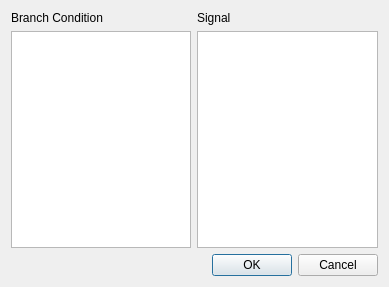
<?xml version="1.0" encoding="UTF-8"?>
<ui version="4.0">
 <class>ConfigurationDlg</class>
 <widget class="QDialog" name="ConfigurationDlg">
  <property name="windowModality">
   <enum>Qt::WindowModal</enum>
  </property>
  <property name="geometry">
   <rect>
    <x>0</x>
    <y>0</y>
    <width>389</width>
    <height>287</height>
   </rect>
  </property>
  <property name="windowTitle">
   <string>Microcode Configuration</string>
  </property>
  <property name="modal">
   <bool>true</bool>
  </property>
  <layout class="QGridLayout" name="gridLayout">
   <item row="0" column="1">
    <widget class="QLabel" name="label_2">
     <property name="text">
      <string>Signal</string>
     </property>
    </widget>
   </item>
   <item row="1" column="0">
    <widget class="QTableView" name="tableView">
     <property name="dragEnabled">
      <bool>true</bool>
     </property>
     <property name="dragDropOverwriteMode">
      <bool>false</bool>
     </property>
     <property name="dragDropMode">
      <enum>QAbstractItemView::InternalMove</enum>
     </property>
     <property name="defaultDropAction">
      <enum>Qt::TargetMoveAction</enum>
     </property>
     <property name="showGrid">
      <bool>false</bool>
     </property>
     <attribute name="horizontalHeaderVisible">
      <bool>false</bool>
     </attribute>
     <attribute name="verticalHeaderVisible">
      <bool>true</bool>
     </attribute>
     <attribute name="verticalHeaderDefaultSectionSize">
      <number>30</number>
     </attribute>
    </widget>
   </item>
   <item row="1" column="1">
    <widget class="QTableView" name="signalList">
     <property name="contextMenuPolicy">
      <enum>Qt::PreventContextMenu</enum>
     </property>
     <property name="dragEnabled">
      <bool>true</bool>
     </property>
     <property name="dragDropOverwriteMode">
      <bool>false</bool>
     </property>
     <property name="dragDropMode">
      <enum>QAbstractItemView::InternalMove</enum>
     </property>
     <property name="defaultDropAction">
      <enum>Qt::TargetMoveAction</enum>
     </property>
     <property name="selectionBehavior">
      <enum>QAbstractItemView::SelectRows</enum>
     </property>
     <attribute name="horizontalHeaderDefaultSectionSize">
      <number>49</number>
     </attribute>
     <attribute name="verticalHeaderDefaultSectionSize">
      <number>30</number>
     </attribute>
    </widget>
   </item>
   <item row="2" column="0" colspan="2">
    <widget class="QDialogButtonBox" name="buttonBox">
     <property name="orientation">
      <enum>Qt::Horizontal</enum>
     </property>
     <property name="standardButtons">
      <set>QDialogButtonBox::Cancel|QDialogButtonBox::Ok</set>
     </property>
    </widget>
   </item>
   <item row="0" column="0">
    <layout class="QHBoxLayout" name="horizontalLayout">
     <item>
      <widget class="QLabel" name="label">
       <property name="text">
        <string>Branch Condition</string>
       </property>
      </widget>
     </item>
    </layout>
   </item>
  </layout>
  <action name="actionDelete">
   <property name="text">
    <string>Delete</string>
   </property>
   <property name="toolTip">
    <string>&lt;html&gt;&lt;head/&gt;&lt;body&gt;&lt;p&gt;Delete this item&lt;/p&gt;&lt;/body&gt;&lt;/html&gt;</string>
   </property>
  </action>
  <action name="actionDeleteSignal">
   <property name="text">
    <string>Delete</string>
   </property>
  </action>
  <action name="actionAddTarget">
   <property name="text">
    <string>Add</string>
   </property>
  </action>
  <action name="actionAddSignal">
   <property name="text">
    <string>Add</string>
   </property>
  </action>
 </widget>
 <resources/>
 <connections>
  <connection>
   <sender>buttonBox</sender>
   <signal>accepted()</signal>
   <receiver>ConfigurationDlg</receiver>
   <slot>accept()</slot>
   <hints>
    <hint type="sourcelabel">
     <x>248</x>
     <y>254</y>
    </hint>
    <hint type="destinationlabel">
     <x>157</x>
     <y>274</y>
    </hint>
   </hints>
  </connection>
  <connection>
   <sender>buttonBox</sender>
   <signal>rejected()</signal>
   <receiver>ConfigurationDlg</receiver>
   <slot>reject()</slot>
   <hints>
    <hint type="sourcelabel">
     <x>316</x>
     <y>260</y>
    </hint>
    <hint type="destinationlabel">
     <x>286</x>
     <y>274</y>
    </hint>
   </hints>
  </connection>
 </connections>
</ui>
